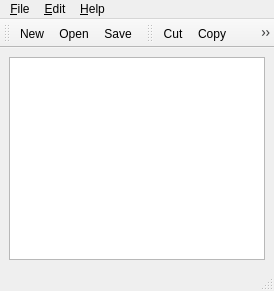
<?xml version="1.0" encoding="UTF-8"?>
<ui version="4.0">
 <class>wordText</class>
 <widget class="QMainWindow" name="wordText">
  <property name="geometry">
   <rect>
    <x>0</x>
    <y>0</y>
    <width>274</width>
    <height>291</height>
   </rect>
  </property>
  <property name="windowTitle">
   <string>wordText</string>
  </property>
  <widget class="QWidget" name="textEditor">
   <layout class="QHBoxLayout" name="horizontalLayout">
    <item>
     <widget class="QPlainTextEdit" name="textEdit"/>
    </item>
   </layout>
  </widget>
  <widget class="QMenuBar" name="menubar">
   <property name="geometry">
    <rect>
     <x>0</x>
     <y>0</y>
     <width>274</width>
     <height>20</height>
    </rect>
   </property>
   <widget class="QMenu" name="menuFile">
    <property name="title">
     <string>&amp;File</string>
    </property>
    <addaction name="new_2"/>
    <addaction name="open"/>
    <addaction name="save"/>
    <addaction name="saveAs"/>
    <addaction name="separator"/>
    <addaction name="exit"/>
   </widget>
   <widget class="QMenu" name="menu_Edit">
    <property name="title">
     <string>&amp;Edit</string>
    </property>
    <addaction name="cut"/>
    <addaction name="copy"/>
    <addaction name="paste"/>
   </widget>
   <widget class="QMenu" name="menu_Help">
    <property name="title">
     <string>&amp;Help</string>
    </property>
    <addaction name="about"/>
    <addaction name="aboutQt"/>
   </widget>
   <addaction name="menuFile"/>
   <addaction name="menu_Edit"/>
   <addaction name="menu_Help"/>
  </widget>
  <widget class="QStatusBar" name="statusbar"/>
  <widget class="QToolBar" name="toolBar">
   <property name="windowTitle">
    <string>toolBar</string>
   </property>
   <attribute name="toolBarArea">
    <enum>TopToolBarArea</enum>
   </attribute>
   <attribute name="toolBarBreak">
    <bool>false</bool>
   </attribute>
   <addaction name="new_2"/>
   <addaction name="open"/>
   <addaction name="save"/>
  </widget>
  <widget class="QToolBar" name="toolBar_2">
   <property name="windowTitle">
    <string>toolBar_2</string>
   </property>
   <attribute name="toolBarArea">
    <enum>TopToolBarArea</enum>
   </attribute>
   <attribute name="toolBarBreak">
    <bool>false</bool>
   </attribute>
   <addaction name="cut"/>
   <addaction name="copy"/>
   <addaction name="paste"/>
  </widget>
  <action name="new_2">
   <property name="icon">
    <iconset resource="icons.qrc">
     <normaloff>:/new-file.png</normaloff>:/new-file.png</iconset>
   </property>
   <property name="text">
    <string>&amp;New</string>
   </property>
   <property name="shortcut">
    <string>Ctrl+N</string>
   </property>
   <property name="shortcutContext">
    <enum>Qt::WidgetShortcut</enum>
   </property>
  </action>
  <action name="open">
   <property name="icon">
    <iconset resource="icons.qrc">
     <normaloff>:/open-file.png</normaloff>:/open-file.png</iconset>
   </property>
   <property name="text">
    <string>&amp;Open</string>
   </property>
   <property name="shortcut">
    <string>Ctrl+O</string>
   </property>
  </action>
  <action name="save">
   <property name="icon">
    <iconset resource="icons.qrc">
     <normaloff>:/save-file.png</normaloff>:/save-file.png</iconset>
   </property>
   <property name="text">
    <string>&amp;Save</string>
   </property>
   <property name="shortcut">
    <string>Ctrl+S</string>
   </property>
  </action>
  <action name="saveAs">
   <property name="icon">
    <iconset resource="icons.qrc">
     <normaloff>:/save-as.png</normaloff>:/save-as.png</iconset>
   </property>
   <property name="text">
    <string>Save &amp;As...</string>
   </property>
   <property name="shortcut">
    <string>NumLock, Ctrl+S</string>
   </property>
  </action>
  <action name="cut">
   <property name="enabled">
    <bool>true</bool>
   </property>
   <property name="icon">
    <iconset resource="icons.qrc">
     <normaloff>:/cut.png</normaloff>:/cut.png</iconset>
   </property>
   <property name="text">
    <string>&amp;Cut</string>
   </property>
   <property name="shortcut">
    <string>Ctrl+X</string>
   </property>
   <property name="shortcutContext">
    <enum>Qt::WidgetShortcut</enum>
   </property>
  </action>
  <action name="copy">
   <property name="enabled">
    <bool>true</bool>
   </property>
   <property name="icon">
    <iconset resource="icons.qrc">
     <normaloff>:/copy.png</normaloff>:/copy.png</iconset>
   </property>
   <property name="text">
    <string>&amp;Copy</string>
   </property>
   <property name="shortcut">
    <string>Ctrl+C</string>
   </property>
  </action>
  <action name="paste">
   <property name="icon">
    <iconset resource="icons.qrc">
     <normaloff>:/Paste.png</normaloff>:/Paste.png</iconset>
   </property>
   <property name="text">
    <string>&amp;Paste</string>
   </property>
   <property name="shortcut">
    <string>Ctrl+V</string>
   </property>
  </action>
  <action name="about">
   <property name="icon">
    <iconset resource="icons.qrc">
     <normaloff>:/about.png</normaloff>:/about.png</iconset>
   </property>
   <property name="text">
    <string>&amp;About</string>
   </property>
  </action>
  <action name="aboutQt">
   <property name="text">
    <string>About &amp;Qt</string>
   </property>
  </action>
  <action name="exit">
   <property name="icon">
    <iconset resource="icons.qrc">
     <normaloff>:/exit.png</normaloff>:/exit.png</iconset>
   </property>
   <property name="text">
    <string>&amp;Exit</string>
   </property>
   <property name="shortcut">
    <string>Ctrl+Q</string>
   </property>
  </action>
 </widget>
 <resources>
  <include location="icons.qrc"/>
 </resources>
 <connections/>
</ui>
